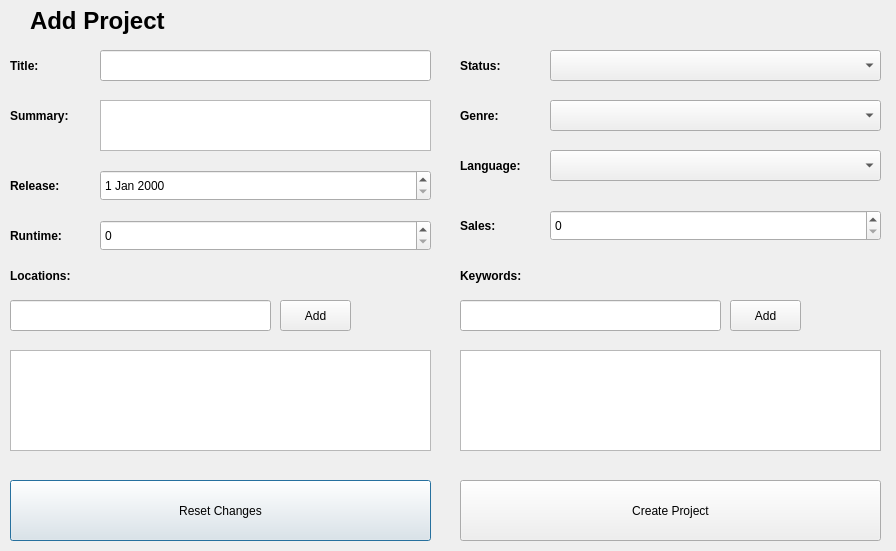
<?xml version="1.0" encoding="UTF-8"?>
<ui version="4.0">
 <class>NewProject</class>
 <widget class="QDialog" name="NewProject">
  <property name="geometry">
   <rect>
    <x>0</x>
    <y>0</y>
    <width>896</width>
    <height>551</height>
   </rect>
  </property>
  <property name="windowTitle">
   <string>Dialog</string>
  </property>
  <widget class="QComboBox" name="cbStatus_np">
   <property name="geometry">
    <rect>
     <x>550</x>
     <y>50</y>
     <width>331</width>
     <height>31</height>
    </rect>
   </property>
  </widget>
  <widget class="QTextEdit" name="txtSummary_np">
   <property name="geometry">
    <rect>
     <x>100</x>
     <y>100</y>
     <width>331</width>
     <height>51</height>
    </rect>
   </property>
  </widget>
  <widget class="QLabel" name="label">
   <property name="geometry">
    <rect>
     <x>30</x>
     <y>0</y>
     <width>391</width>
     <height>41</height>
    </rect>
   </property>
   <property name="font">
    <font>
     <pointsize>18</pointsize>
     <weight>75</weight>
     <bold>true</bold>
    </font>
   </property>
   <property name="text">
    <string>Add Project</string>
   </property>
  </widget>
  <widget class="QDateEdit" name="deRelease_np">
   <property name="geometry">
    <rect>
     <x>100</x>
     <y>170</y>
     <width>331</width>
     <height>31</height>
    </rect>
   </property>
  </widget>
  <widget class="QComboBox" name="cbLanguage_np">
   <property name="geometry">
    <rect>
     <x>550</x>
     <y>150</y>
     <width>331</width>
     <height>31</height>
    </rect>
   </property>
   <property name="currentText">
    <string/>
   </property>
  </widget>
  <widget class="QLabel" name="lblSales_np">
   <property name="geometry">
    <rect>
     <x>460</x>
     <y>210</y>
     <width>81</width>
     <height>31</height>
    </rect>
   </property>
   <property name="font">
    <font>
     <weight>75</weight>
     <bold>true</bold>
    </font>
   </property>
   <property name="text">
    <string>Sales:</string>
   </property>
  </widget>
  <widget class="QComboBox" name="cbGenre_np">
   <property name="geometry">
    <rect>
     <x>550</x>
     <y>100</y>
     <width>331</width>
     <height>31</height>
    </rect>
   </property>
  </widget>
  <widget class="QListWidget" name="lstLocations_np">
   <property name="geometry">
    <rect>
     <x>10</x>
     <y>350</y>
     <width>421</width>
     <height>101</height>
    </rect>
   </property>
  </widget>
  <widget class="QLineEdit" name="txtTitleProject_np">
   <property name="geometry">
    <rect>
     <x>100</x>
     <y>50</y>
     <width>331</width>
     <height>31</height>
    </rect>
   </property>
  </widget>
  <widget class="QLabel" name="lblStatus_np">
   <property name="geometry">
    <rect>
     <x>460</x>
     <y>50</y>
     <width>71</width>
     <height>31</height>
    </rect>
   </property>
   <property name="font">
    <font>
     <weight>75</weight>
     <bold>true</bold>
    </font>
   </property>
   <property name="text">
    <string>Status:</string>
   </property>
  </widget>
  <widget class="QLabel" name="lblLocations_np">
   <property name="geometry">
    <rect>
     <x>10</x>
     <y>260</y>
     <width>91</width>
     <height>31</height>
    </rect>
   </property>
   <property name="font">
    <font>
     <weight>75</weight>
     <bold>true</bold>
    </font>
   </property>
   <property name="text">
    <string>Locations:</string>
   </property>
  </widget>
  <widget class="QPushButton" name="cmdClear_np">
   <property name="geometry">
    <rect>
     <x>10</x>
     <y>480</y>
     <width>421</width>
     <height>61</height>
    </rect>
   </property>
   <property name="text">
    <string>Reset Changes</string>
   </property>
  </widget>
  <widget class="QLabel" name="lblLanguage_np">
   <property name="geometry">
    <rect>
     <x>460</x>
     <y>150</y>
     <width>81</width>
     <height>31</height>
    </rect>
   </property>
   <property name="font">
    <font>
     <weight>75</weight>
     <bold>true</bold>
    </font>
   </property>
   <property name="text">
    <string>Language:</string>
   </property>
  </widget>
  <widget class="QLabel" name="lblRelease_np">
   <property name="geometry">
    <rect>
     <x>10</x>
     <y>170</y>
     <width>91</width>
     <height>31</height>
    </rect>
   </property>
   <property name="font">
    <font>
     <weight>75</weight>
     <bold>true</bold>
    </font>
   </property>
   <property name="text">
    <string>Release:</string>
   </property>
  </widget>
  <widget class="QLabel" name="lblRuntime_np">
   <property name="geometry">
    <rect>
     <x>10</x>
     <y>220</y>
     <width>60</width>
     <height>31</height>
    </rect>
   </property>
   <property name="font">
    <font>
     <weight>75</weight>
     <bold>true</bold>
    </font>
   </property>
   <property name="text">
    <string>Runtime:</string>
   </property>
  </widget>
  <widget class="QSpinBox" name="sbRuntime_np">
   <property name="geometry">
    <rect>
     <x>100</x>
     <y>220</y>
     <width>331</width>
     <height>31</height>
    </rect>
   </property>
   <property name="maximum">
    <number>1000</number>
   </property>
  </widget>
  <widget class="QSpinBox" name="sbSales_np">
   <property name="geometry">
    <rect>
     <x>550</x>
     <y>210</y>
     <width>331</width>
     <height>31</height>
    </rect>
   </property>
   <property name="maximum">
    <number>999999999</number>
   </property>
   <property name="singleStep">
    <number>100</number>
   </property>
  </widget>
  <widget class="QLabel" name="lblGenre_np">
   <property name="geometry">
    <rect>
     <x>460</x>
     <y>100</y>
     <width>60</width>
     <height>31</height>
    </rect>
   </property>
   <property name="font">
    <font>
     <weight>75</weight>
     <bold>true</bold>
    </font>
   </property>
   <property name="text">
    <string>Genre:</string>
   </property>
  </widget>
  <widget class="QLineEdit" name="txtLocationAdd_np">
   <property name="geometry">
    <rect>
     <x>10</x>
     <y>300</y>
     <width>261</width>
     <height>31</height>
    </rect>
   </property>
  </widget>
  <widget class="QLineEdit" name="txtKeywordsAdd_np">
   <property name="geometry">
    <rect>
     <x>460</x>
     <y>300</y>
     <width>261</width>
     <height>31</height>
    </rect>
   </property>
  </widget>
  <widget class="QPushButton" name="NewProjectButton">
   <property name="geometry">
    <rect>
     <x>460</x>
     <y>480</y>
     <width>421</width>
     <height>61</height>
    </rect>
   </property>
   <property name="text">
    <string>Create Project</string>
   </property>
  </widget>
  <widget class="QPushButton" name="cmdLocationAdd_np">
   <property name="geometry">
    <rect>
     <x>280</x>
     <y>300</y>
     <width>71</width>
     <height>31</height>
    </rect>
   </property>
   <property name="text">
    <string>Add</string>
   </property>
  </widget>
  <widget class="QPushButton" name="cmdKeywordsAdd_np">
   <property name="geometry">
    <rect>
     <x>730</x>
     <y>300</y>
     <width>71</width>
     <height>31</height>
    </rect>
   </property>
   <property name="text">
    <string>Add</string>
   </property>
  </widget>
  <widget class="QListWidget" name="lstKeywords_np">
   <property name="geometry">
    <rect>
     <x>460</x>
     <y>350</y>
     <width>421</width>
     <height>101</height>
    </rect>
   </property>
  </widget>
  <widget class="QLabel" name="lblKeywords_np">
   <property name="geometry">
    <rect>
     <x>460</x>
     <y>260</y>
     <width>91</width>
     <height>31</height>
    </rect>
   </property>
   <property name="font">
    <font>
     <weight>75</weight>
     <bold>true</bold>
    </font>
   </property>
   <property name="text">
    <string>Keywords:</string>
   </property>
  </widget>
  <widget class="QLabel" name="lblSummary_np">
   <property name="geometry">
    <rect>
     <x>10</x>
     <y>100</y>
     <width>81</width>
     <height>31</height>
    </rect>
   </property>
   <property name="font">
    <font>
     <weight>75</weight>
     <bold>true</bold>
    </font>
   </property>
   <property name="text">
    <string>Summary:</string>
   </property>
  </widget>
  <widget class="QLabel" name="titleStar">
   <property name="geometry">
    <rect>
     <x>50</x>
     <y>50</y>
     <width>41</width>
     <height>31</height>
    </rect>
   </property>
   <property name="palette">
    <palette>
     <active>
      <colorrole role="WindowText">
       <brush brushstyle="SolidPattern">
        <color alpha="255">
         <red>253</red>
         <green>92</green>
         <blue>92</blue>
        </color>
       </brush>
      </colorrole>
      <colorrole role="Button">
       <brush brushstyle="SolidPattern">
        <color alpha="255">
         <red>233</red>
         <green>0</green>
         <blue>22</blue>
        </color>
       </brush>
      </colorrole>
      <colorrole role="Light">
       <brush brushstyle="SolidPattern">
        <color alpha="255">
         <red>255</red>
         <green>94</green>
         <blue>109</blue>
        </color>
       </brush>
      </colorrole>
      <colorrole role="Midlight">
       <brush brushstyle="SolidPattern">
        <color alpha="255">
         <red>244</red>
         <green>47</green>
         <blue>65</blue>
        </color>
       </brush>
      </colorrole>
      <colorrole role="Dark">
       <brush brushstyle="SolidPattern">
        <color alpha="255">
         <red>116</red>
         <green>0</green>
         <blue>11</blue>
        </color>
       </brush>
      </colorrole>
      <colorrole role="Mid">
       <brush brushstyle="SolidPattern">
        <color alpha="255">
         <red>155</red>
         <green>0</green>
         <blue>14</blue>
        </color>
       </brush>
      </colorrole>
      <colorrole role="Text">
       <brush brushstyle="SolidPattern">
        <color alpha="255">
         <red>0</red>
         <green>0</green>
         <blue>0</blue>
        </color>
       </brush>
      </colorrole>
      <colorrole role="BrightText">
       <brush brushstyle="SolidPattern">
        <color alpha="255">
         <red>255</red>
         <green>255</green>
         <blue>255</blue>
        </color>
       </brush>
      </colorrole>
      <colorrole role="ButtonText">
       <brush brushstyle="SolidPattern">
        <color alpha="255">
         <red>0</red>
         <green>0</green>
         <blue>0</blue>
        </color>
       </brush>
      </colorrole>
      <colorrole role="Base">
       <brush brushstyle="SolidPattern">
        <color alpha="255">
         <red>255</red>
         <green>255</green>
         <blue>255</blue>
        </color>
       </brush>
      </colorrole>
      <colorrole role="Window">
       <brush brushstyle="SolidPattern">
        <color alpha="255">
         <red>233</red>
         <green>0</green>
         <blue>22</blue>
        </color>
       </brush>
      </colorrole>
      <colorrole role="Shadow">
       <brush brushstyle="SolidPattern">
        <color alpha="255">
         <red>0</red>
         <green>0</green>
         <blue>0</blue>
        </color>
       </brush>
      </colorrole>
      <colorrole role="AlternateBase">
       <brush brushstyle="SolidPattern">
        <color alpha="255">
         <red>244</red>
         <green>127</green>
         <blue>138</blue>
        </color>
       </brush>
      </colorrole>
      <colorrole role="ToolTipBase">
       <brush brushstyle="SolidPattern">
        <color alpha="255">
         <red>255</red>
         <green>255</green>
         <blue>220</blue>
        </color>
       </brush>
      </colorrole>
      <colorrole role="ToolTipText">
       <brush brushstyle="SolidPattern">
        <color alpha="255">
         <red>0</red>
         <green>0</green>
         <blue>0</blue>
        </color>
       </brush>
      </colorrole>
      <colorrole role="PlaceholderText">
       <brush brushstyle="SolidPattern">
        <color alpha="128">
         <red>0</red>
         <green>0</green>
         <blue>0</blue>
        </color>
       </brush>
      </colorrole>
     </active>
     <inactive>
      <colorrole role="WindowText">
       <brush brushstyle="SolidPattern">
        <color alpha="255">
         <red>253</red>
         <green>92</green>
         <blue>92</blue>
        </color>
       </brush>
      </colorrole>
      <colorrole role="Button">
       <brush brushstyle="SolidPattern">
        <color alpha="255">
         <red>233</red>
         <green>0</green>
         <blue>22</blue>
        </color>
       </brush>
      </colorrole>
      <colorrole role="Light">
       <brush brushstyle="SolidPattern">
        <color alpha="255">
         <red>255</red>
         <green>94</green>
         <blue>109</blue>
        </color>
       </brush>
      </colorrole>
      <colorrole role="Midlight">
       <brush brushstyle="SolidPattern">
        <color alpha="255">
         <red>244</red>
         <green>47</green>
         <blue>65</blue>
        </color>
       </brush>
      </colorrole>
      <colorrole role="Dark">
       <brush brushstyle="SolidPattern">
        <color alpha="255">
         <red>116</red>
         <green>0</green>
         <blue>11</blue>
        </color>
       </brush>
      </colorrole>
      <colorrole role="Mid">
       <brush brushstyle="SolidPattern">
        <color alpha="255">
         <red>155</red>
         <green>0</green>
         <blue>14</blue>
        </color>
       </brush>
      </colorrole>
      <colorrole role="Text">
       <brush brushstyle="SolidPattern">
        <color alpha="255">
         <red>0</red>
         <green>0</green>
         <blue>0</blue>
        </color>
       </brush>
      </colorrole>
      <colorrole role="BrightText">
       <brush brushstyle="SolidPattern">
        <color alpha="255">
         <red>255</red>
         <green>255</green>
         <blue>255</blue>
        </color>
       </brush>
      </colorrole>
      <colorrole role="ButtonText">
       <brush brushstyle="SolidPattern">
        <color alpha="255">
         <red>0</red>
         <green>0</green>
         <blue>0</blue>
        </color>
       </brush>
      </colorrole>
      <colorrole role="Base">
       <brush brushstyle="SolidPattern">
        <color alpha="255">
         <red>255</red>
         <green>255</green>
         <blue>255</blue>
        </color>
       </brush>
      </colorrole>
      <colorrole role="Window">
       <brush brushstyle="SolidPattern">
        <color alpha="255">
         <red>233</red>
         <green>0</green>
         <blue>22</blue>
        </color>
       </brush>
      </colorrole>
      <colorrole role="Shadow">
       <brush brushstyle="SolidPattern">
        <color alpha="255">
         <red>0</red>
         <green>0</green>
         <blue>0</blue>
        </color>
       </brush>
      </colorrole>
      <colorrole role="AlternateBase">
       <brush brushstyle="SolidPattern">
        <color alpha="255">
         <red>244</red>
         <green>127</green>
         <blue>138</blue>
        </color>
       </brush>
      </colorrole>
      <colorrole role="ToolTipBase">
       <brush brushstyle="SolidPattern">
        <color alpha="255">
         <red>255</red>
         <green>255</green>
         <blue>220</blue>
        </color>
       </brush>
      </colorrole>
      <colorrole role="ToolTipText">
       <brush brushstyle="SolidPattern">
        <color alpha="255">
         <red>0</red>
         <green>0</green>
         <blue>0</blue>
        </color>
       </brush>
      </colorrole>
      <colorrole role="PlaceholderText">
       <brush brushstyle="SolidPattern">
        <color alpha="128">
         <red>0</red>
         <green>0</green>
         <blue>0</blue>
        </color>
       </brush>
      </colorrole>
     </inactive>
     <disabled>
      <colorrole role="WindowText">
       <brush brushstyle="SolidPattern">
        <color alpha="255">
         <red>116</red>
         <green>0</green>
         <blue>11</blue>
        </color>
       </brush>
      </colorrole>
      <colorrole role="Button">
       <brush brushstyle="SolidPattern">
        <color alpha="255">
         <red>233</red>
         <green>0</green>
         <blue>22</blue>
        </color>
       </brush>
      </colorrole>
      <colorrole role="Light">
       <brush brushstyle="SolidPattern">
        <color alpha="255">
         <red>255</red>
         <green>94</green>
         <blue>109</blue>
        </color>
       </brush>
      </colorrole>
      <colorrole role="Midlight">
       <brush brushstyle="SolidPattern">
        <color alpha="255">
         <red>244</red>
         <green>47</green>
         <blue>65</blue>
        </color>
       </brush>
      </colorrole>
      <colorrole role="Dark">
       <brush brushstyle="SolidPattern">
        <color alpha="255">
         <red>116</red>
         <green>0</green>
         <blue>11</blue>
        </color>
       </brush>
      </colorrole>
      <colorrole role="Mid">
       <brush brushstyle="SolidPattern">
        <color alpha="255">
         <red>155</red>
         <green>0</green>
         <blue>14</blue>
        </color>
       </brush>
      </colorrole>
      <colorrole role="Text">
       <brush brushstyle="SolidPattern">
        <color alpha="255">
         <red>116</red>
         <green>0</green>
         <blue>11</blue>
        </color>
       </brush>
      </colorrole>
      <colorrole role="BrightText">
       <brush brushstyle="SolidPattern">
        <color alpha="255">
         <red>255</red>
         <green>255</green>
         <blue>255</blue>
        </color>
       </brush>
      </colorrole>
      <colorrole role="ButtonText">
       <brush brushstyle="SolidPattern">
        <color alpha="255">
         <red>116</red>
         <green>0</green>
         <blue>11</blue>
        </color>
       </brush>
      </colorrole>
      <colorrole role="Base">
       <brush brushstyle="SolidPattern">
        <color alpha="255">
         <red>233</red>
         <green>0</green>
         <blue>22</blue>
        </color>
       </brush>
      </colorrole>
      <colorrole role="Window">
       <brush brushstyle="SolidPattern">
        <color alpha="255">
         <red>233</red>
         <green>0</green>
         <blue>22</blue>
        </color>
       </brush>
      </colorrole>
      <colorrole role="Shadow">
       <brush brushstyle="SolidPattern">
        <color alpha="255">
         <red>0</red>
         <green>0</green>
         <blue>0</blue>
        </color>
       </brush>
      </colorrole>
      <colorrole role="AlternateBase">
       <brush brushstyle="SolidPattern">
        <color alpha="255">
         <red>233</red>
         <green>0</green>
         <blue>22</blue>
        </color>
       </brush>
      </colorrole>
      <colorrole role="ToolTipBase">
       <brush brushstyle="SolidPattern">
        <color alpha="255">
         <red>255</red>
         <green>255</green>
         <blue>220</blue>
        </color>
       </brush>
      </colorrole>
      <colorrole role="ToolTipText">
       <brush brushstyle="SolidPattern">
        <color alpha="255">
         <red>0</red>
         <green>0</green>
         <blue>0</blue>
        </color>
       </brush>
      </colorrole>
      <colorrole role="PlaceholderText">
       <brush brushstyle="SolidPattern">
        <color alpha="128">
         <red>0</red>
         <green>0</green>
         <blue>0</blue>
        </color>
       </brush>
      </colorrole>
     </disabled>
    </palette>
   </property>
   <property name="text">
    <string/>
   </property>
  </widget>
  <widget class="QLabel" name="summaryStar">
   <property name="geometry">
    <rect>
     <x>80</x>
     <y>100</y>
     <width>41</width>
     <height>31</height>
    </rect>
   </property>
   <property name="palette">
    <palette>
     <active>
      <colorrole role="WindowText">
       <brush brushstyle="SolidPattern">
        <color alpha="255">
         <red>253</red>
         <green>92</green>
         <blue>92</blue>
        </color>
       </brush>
      </colorrole>
      <colorrole role="Button">
       <brush brushstyle="SolidPattern">
        <color alpha="255">
         <red>233</red>
         <green>0</green>
         <blue>22</blue>
        </color>
       </brush>
      </colorrole>
      <colorrole role="Light">
       <brush brushstyle="SolidPattern">
        <color alpha="255">
         <red>255</red>
         <green>94</green>
         <blue>109</blue>
        </color>
       </brush>
      </colorrole>
      <colorrole role="Midlight">
       <brush brushstyle="SolidPattern">
        <color alpha="255">
         <red>244</red>
         <green>47</green>
         <blue>65</blue>
        </color>
       </brush>
      </colorrole>
      <colorrole role="Dark">
       <brush brushstyle="SolidPattern">
        <color alpha="255">
         <red>116</red>
         <green>0</green>
         <blue>11</blue>
        </color>
       </brush>
      </colorrole>
      <colorrole role="Mid">
       <brush brushstyle="SolidPattern">
        <color alpha="255">
         <red>155</red>
         <green>0</green>
         <blue>14</blue>
        </color>
       </brush>
      </colorrole>
      <colorrole role="Text">
       <brush brushstyle="SolidPattern">
        <color alpha="255">
         <red>0</red>
         <green>0</green>
         <blue>0</blue>
        </color>
       </brush>
      </colorrole>
      <colorrole role="BrightText">
       <brush brushstyle="SolidPattern">
        <color alpha="255">
         <red>255</red>
         <green>255</green>
         <blue>255</blue>
        </color>
       </brush>
      </colorrole>
      <colorrole role="ButtonText">
       <brush brushstyle="SolidPattern">
        <color alpha="255">
         <red>0</red>
         <green>0</green>
         <blue>0</blue>
        </color>
       </brush>
      </colorrole>
      <colorrole role="Base">
       <brush brushstyle="SolidPattern">
        <color alpha="255">
         <red>255</red>
         <green>255</green>
         <blue>255</blue>
        </color>
       </brush>
      </colorrole>
      <colorrole role="Window">
       <brush brushstyle="SolidPattern">
        <color alpha="255">
         <red>233</red>
         <green>0</green>
         <blue>22</blue>
        </color>
       </brush>
      </colorrole>
      <colorrole role="Shadow">
       <brush brushstyle="SolidPattern">
        <color alpha="255">
         <red>0</red>
         <green>0</green>
         <blue>0</blue>
        </color>
       </brush>
      </colorrole>
      <colorrole role="AlternateBase">
       <brush brushstyle="SolidPattern">
        <color alpha="255">
         <red>244</red>
         <green>127</green>
         <blue>138</blue>
        </color>
       </brush>
      </colorrole>
      <colorrole role="ToolTipBase">
       <brush brushstyle="SolidPattern">
        <color alpha="255">
         <red>255</red>
         <green>255</green>
         <blue>220</blue>
        </color>
       </brush>
      </colorrole>
      <colorrole role="ToolTipText">
       <brush brushstyle="SolidPattern">
        <color alpha="255">
         <red>0</red>
         <green>0</green>
         <blue>0</blue>
        </color>
       </brush>
      </colorrole>
      <colorrole role="PlaceholderText">
       <brush brushstyle="SolidPattern">
        <color alpha="128">
         <red>0</red>
         <green>0</green>
         <blue>0</blue>
        </color>
       </brush>
      </colorrole>
     </active>
     <inactive>
      <colorrole role="WindowText">
       <brush brushstyle="SolidPattern">
        <color alpha="255">
         <red>253</red>
         <green>92</green>
         <blue>92</blue>
        </color>
       </brush>
      </colorrole>
      <colorrole role="Button">
       <brush brushstyle="SolidPattern">
        <color alpha="255">
         <red>233</red>
         <green>0</green>
         <blue>22</blue>
        </color>
       </brush>
      </colorrole>
      <colorrole role="Light">
       <brush brushstyle="SolidPattern">
        <color alpha="255">
         <red>255</red>
         <green>94</green>
         <blue>109</blue>
        </color>
       </brush>
      </colorrole>
      <colorrole role="Midlight">
       <brush brushstyle="SolidPattern">
        <color alpha="255">
         <red>244</red>
         <green>47</green>
         <blue>65</blue>
        </color>
       </brush>
      </colorrole>
      <colorrole role="Dark">
       <brush brushstyle="SolidPattern">
        <color alpha="255">
         <red>116</red>
         <green>0</green>
         <blue>11</blue>
        </color>
       </brush>
      </colorrole>
      <colorrole role="Mid">
       <brush brushstyle="SolidPattern">
        <color alpha="255">
         <red>155</red>
         <green>0</green>
         <blue>14</blue>
        </color>
       </brush>
      </colorrole>
      <colorrole role="Text">
       <brush brushstyle="SolidPattern">
        <color alpha="255">
         <red>0</red>
         <green>0</green>
         <blue>0</blue>
        </color>
       </brush>
      </colorrole>
      <colorrole role="BrightText">
       <brush brushstyle="SolidPattern">
        <color alpha="255">
         <red>255</red>
         <green>255</green>
         <blue>255</blue>
        </color>
       </brush>
      </colorrole>
      <colorrole role="ButtonText">
       <brush brushstyle="SolidPattern">
        <color alpha="255">
         <red>0</red>
         <green>0</green>
         <blue>0</blue>
        </color>
       </brush>
      </colorrole>
      <colorrole role="Base">
       <brush brushstyle="SolidPattern">
        <color alpha="255">
         <red>255</red>
         <green>255</green>
         <blue>255</blue>
        </color>
       </brush>
      </colorrole>
      <colorrole role="Window">
       <brush brushstyle="SolidPattern">
        <color alpha="255">
         <red>233</red>
         <green>0</green>
         <blue>22</blue>
        </color>
       </brush>
      </colorrole>
      <colorrole role="Shadow">
       <brush brushstyle="SolidPattern">
        <color alpha="255">
         <red>0</red>
         <green>0</green>
         <blue>0</blue>
        </color>
       </brush>
      </colorrole>
      <colorrole role="AlternateBase">
       <brush brushstyle="SolidPattern">
        <color alpha="255">
         <red>244</red>
         <green>127</green>
         <blue>138</blue>
        </color>
       </brush>
      </colorrole>
      <colorrole role="ToolTipBase">
       <brush brushstyle="SolidPattern">
        <color alpha="255">
         <red>255</red>
         <green>255</green>
         <blue>220</blue>
        </color>
       </brush>
      </colorrole>
      <colorrole role="ToolTipText">
       <brush brushstyle="SolidPattern">
        <color alpha="255">
         <red>0</red>
         <green>0</green>
         <blue>0</blue>
        </color>
       </brush>
      </colorrole>
      <colorrole role="PlaceholderText">
       <brush brushstyle="SolidPattern">
        <color alpha="128">
         <red>0</red>
         <green>0</green>
         <blue>0</blue>
        </color>
       </brush>
      </colorrole>
     </inactive>
     <disabled>
      <colorrole role="WindowText">
       <brush brushstyle="SolidPattern">
        <color alpha="255">
         <red>116</red>
         <green>0</green>
         <blue>11</blue>
        </color>
       </brush>
      </colorrole>
      <colorrole role="Button">
       <brush brushstyle="SolidPattern">
        <color alpha="255">
         <red>233</red>
         <green>0</green>
         <blue>22</blue>
        </color>
       </brush>
      </colorrole>
      <colorrole role="Light">
       <brush brushstyle="SolidPattern">
        <color alpha="255">
         <red>255</red>
         <green>94</green>
         <blue>109</blue>
        </color>
       </brush>
      </colorrole>
      <colorrole role="Midlight">
       <brush brushstyle="SolidPattern">
        <color alpha="255">
         <red>244</red>
         <green>47</green>
         <blue>65</blue>
        </color>
       </brush>
      </colorrole>
      <colorrole role="Dark">
       <brush brushstyle="SolidPattern">
        <color alpha="255">
         <red>116</red>
         <green>0</green>
         <blue>11</blue>
        </color>
       </brush>
      </colorrole>
      <colorrole role="Mid">
       <brush brushstyle="SolidPattern">
        <color alpha="255">
         <red>155</red>
         <green>0</green>
         <blue>14</blue>
        </color>
       </brush>
      </colorrole>
      <colorrole role="Text">
       <brush brushstyle="SolidPattern">
        <color alpha="255">
         <red>116</red>
         <green>0</green>
         <blue>11</blue>
        </color>
       </brush>
      </colorrole>
      <colorrole role="BrightText">
       <brush brushstyle="SolidPattern">
        <color alpha="255">
         <red>255</red>
         <green>255</green>
         <blue>255</blue>
        </color>
       </brush>
      </colorrole>
      <colorrole role="ButtonText">
       <brush brushstyle="SolidPattern">
        <color alpha="255">
         <red>116</red>
         <green>0</green>
         <blue>11</blue>
        </color>
       </brush>
      </colorrole>
      <colorrole role="Base">
       <brush brushstyle="SolidPattern">
        <color alpha="255">
         <red>233</red>
         <green>0</green>
         <blue>22</blue>
        </color>
       </brush>
      </colorrole>
      <colorrole role="Window">
       <brush brushstyle="SolidPattern">
        <color alpha="255">
         <red>233</red>
         <green>0</green>
         <blue>22</blue>
        </color>
       </brush>
      </colorrole>
      <colorrole role="Shadow">
       <brush brushstyle="SolidPattern">
        <color alpha="255">
         <red>0</red>
         <green>0</green>
         <blue>0</blue>
        </color>
       </brush>
      </colorrole>
      <colorrole role="AlternateBase">
       <brush brushstyle="SolidPattern">
        <color alpha="255">
         <red>233</red>
         <green>0</green>
         <blue>22</blue>
        </color>
       </brush>
      </colorrole>
      <colorrole role="ToolTipBase">
       <brush brushstyle="SolidPattern">
        <color alpha="255">
         <red>255</red>
         <green>255</green>
         <blue>220</blue>
        </color>
       </brush>
      </colorrole>
      <colorrole role="ToolTipText">
       <brush brushstyle="SolidPattern">
        <color alpha="255">
         <red>0</red>
         <green>0</green>
         <blue>0</blue>
        </color>
       </brush>
      </colorrole>
      <colorrole role="PlaceholderText">
       <brush brushstyle="SolidPattern">
        <color alpha="128">
         <red>0</red>
         <green>0</green>
         <blue>0</blue>
        </color>
       </brush>
      </colorrole>
     </disabled>
    </palette>
   </property>
   <property name="text">
    <string/>
   </property>
  </widget>
  <widget class="QLabel" name="summaryStar_2">
   <property name="geometry">
    <rect>
     <x>70</x>
     <y>170</y>
     <width>41</width>
     <height>31</height>
    </rect>
   </property>
   <property name="palette">
    <palette>
     <active>
      <colorrole role="WindowText">
       <brush brushstyle="SolidPattern">
        <color alpha="255">
         <red>253</red>
         <green>92</green>
         <blue>92</blue>
        </color>
       </brush>
      </colorrole>
      <colorrole role="Button">
       <brush brushstyle="SolidPattern">
        <color alpha="255">
         <red>233</red>
         <green>0</green>
         <blue>22</blue>
        </color>
       </brush>
      </colorrole>
      <colorrole role="Light">
       <brush brushstyle="SolidPattern">
        <color alpha="255">
         <red>255</red>
         <green>94</green>
         <blue>109</blue>
        </color>
       </brush>
      </colorrole>
      <colorrole role="Midlight">
       <brush brushstyle="SolidPattern">
        <color alpha="255">
         <red>244</red>
         <green>47</green>
         <blue>65</blue>
        </color>
       </brush>
      </colorrole>
      <colorrole role="Dark">
       <brush brushstyle="SolidPattern">
        <color alpha="255">
         <red>116</red>
         <green>0</green>
         <blue>11</blue>
        </color>
       </brush>
      </colorrole>
      <colorrole role="Mid">
       <brush brushstyle="SolidPattern">
        <color alpha="255">
         <red>155</red>
         <green>0</green>
         <blue>14</blue>
        </color>
       </brush>
      </colorrole>
      <colorrole role="Text">
       <brush brushstyle="SolidPattern">
        <color alpha="255">
         <red>0</red>
         <green>0</green>
         <blue>0</blue>
        </color>
       </brush>
      </colorrole>
      <colorrole role="BrightText">
       <brush brushstyle="SolidPattern">
        <color alpha="255">
         <red>255</red>
         <green>255</green>
         <blue>255</blue>
        </color>
       </brush>
      </colorrole>
      <colorrole role="ButtonText">
       <brush brushstyle="SolidPattern">
        <color alpha="255">
         <red>0</red>
         <green>0</green>
         <blue>0</blue>
        </color>
       </brush>
      </colorrole>
      <colorrole role="Base">
       <brush brushstyle="SolidPattern">
        <color alpha="255">
         <red>255</red>
         <green>255</green>
         <blue>255</blue>
        </color>
       </brush>
      </colorrole>
      <colorrole role="Window">
       <brush brushstyle="SolidPattern">
        <color alpha="255">
         <red>233</red>
         <green>0</green>
         <blue>22</blue>
        </color>
       </brush>
      </colorrole>
      <colorrole role="Shadow">
       <brush brushstyle="SolidPattern">
        <color alpha="255">
         <red>0</red>
         <green>0</green>
         <blue>0</blue>
        </color>
       </brush>
      </colorrole>
      <colorrole role="AlternateBase">
       <brush brushstyle="SolidPattern">
        <color alpha="255">
         <red>244</red>
         <green>127</green>
         <blue>138</blue>
        </color>
       </brush>
      </colorrole>
      <colorrole role="ToolTipBase">
       <brush brushstyle="SolidPattern">
        <color alpha="255">
         <red>255</red>
         <green>255</green>
         <blue>220</blue>
        </color>
       </brush>
      </colorrole>
      <colorrole role="ToolTipText">
       <brush brushstyle="SolidPattern">
        <color alpha="255">
         <red>0</red>
         <green>0</green>
         <blue>0</blue>
        </color>
       </brush>
      </colorrole>
      <colorrole role="PlaceholderText">
       <brush brushstyle="SolidPattern">
        <color alpha="128">
         <red>0</red>
         <green>0</green>
         <blue>0</blue>
        </color>
       </brush>
      </colorrole>
     </active>
     <inactive>
      <colorrole role="WindowText">
       <brush brushstyle="SolidPattern">
        <color alpha="255">
         <red>253</red>
         <green>92</green>
         <blue>92</blue>
        </color>
       </brush>
      </colorrole>
      <colorrole role="Button">
       <brush brushstyle="SolidPattern">
        <color alpha="255">
         <red>233</red>
         <green>0</green>
         <blue>22</blue>
        </color>
       </brush>
      </colorrole>
      <colorrole role="Light">
       <brush brushstyle="SolidPattern">
        <color alpha="255">
         <red>255</red>
         <green>94</green>
         <blue>109</blue>
        </color>
       </brush>
      </colorrole>
      <colorrole role="Midlight">
       <brush brushstyle="SolidPattern">
        <color alpha="255">
         <red>244</red>
         <green>47</green>
         <blue>65</blue>
        </color>
       </brush>
      </colorrole>
      <colorrole role="Dark">
       <brush brushstyle="SolidPattern">
        <color alpha="255">
         <red>116</red>
         <green>0</green>
         <blue>11</blue>
        </color>
       </brush>
      </colorrole>
      <colorrole role="Mid">
       <brush brushstyle="SolidPattern">
        <color alpha="255">
         <red>155</red>
         <green>0</green>
         <blue>14</blue>
        </color>
       </brush>
      </colorrole>
      <colorrole role="Text">
       <brush brushstyle="SolidPattern">
        <color alpha="255">
         <red>0</red>
         <green>0</green>
         <blue>0</blue>
        </color>
       </brush>
      </colorrole>
      <colorrole role="BrightText">
       <brush brushstyle="SolidPattern">
        <color alpha="255">
         <red>255</red>
         <green>255</green>
         <blue>255</blue>
        </color>
       </brush>
      </colorrole>
      <colorrole role="ButtonText">
       <brush brushstyle="SolidPattern">
        <color alpha="255">
         <red>0</red>
         <green>0</green>
         <blue>0</blue>
        </color>
       </brush>
      </colorrole>
      <colorrole role="Base">
       <brush brushstyle="SolidPattern">
        <color alpha="255">
         <red>255</red>
         <green>255</green>
         <blue>255</blue>
        </color>
       </brush>
      </colorrole>
      <colorrole role="Window">
       <brush brushstyle="SolidPattern">
        <color alpha="255">
         <red>233</red>
         <green>0</green>
         <blue>22</blue>
        </color>
       </brush>
      </colorrole>
      <colorrole role="Shadow">
       <brush brushstyle="SolidPattern">
        <color alpha="255">
         <red>0</red>
         <green>0</green>
         <blue>0</blue>
        </color>
       </brush>
      </colorrole>
      <colorrole role="AlternateBase">
       <brush brushstyle="SolidPattern">
        <color alpha="255">
         <red>244</red>
         <green>127</green>
         <blue>138</blue>
        </color>
       </brush>
      </colorrole>
      <colorrole role="ToolTipBase">
       <brush brushstyle="SolidPattern">
        <color alpha="255">
         <red>255</red>
         <green>255</green>
         <blue>220</blue>
        </color>
       </brush>
      </colorrole>
      <colorrole role="ToolTipText">
       <brush brushstyle="SolidPattern">
        <color alpha="255">
         <red>0</red>
         <green>0</green>
         <blue>0</blue>
        </color>
       </brush>
      </colorrole>
      <colorrole role="PlaceholderText">
       <brush brushstyle="SolidPattern">
        <color alpha="128">
         <red>0</red>
         <green>0</green>
         <blue>0</blue>
        </color>
       </brush>
      </colorrole>
     </inactive>
     <disabled>
      <colorrole role="WindowText">
       <brush brushstyle="SolidPattern">
        <color alpha="255">
         <red>116</red>
         <green>0</green>
         <blue>11</blue>
        </color>
       </brush>
      </colorrole>
      <colorrole role="Button">
       <brush brushstyle="SolidPattern">
        <color alpha="255">
         <red>233</red>
         <green>0</green>
         <blue>22</blue>
        </color>
       </brush>
      </colorrole>
      <colorrole role="Light">
       <brush brushstyle="SolidPattern">
        <color alpha="255">
         <red>255</red>
         <green>94</green>
         <blue>109</blue>
        </color>
       </brush>
      </colorrole>
      <colorrole role="Midlight">
       <brush brushstyle="SolidPattern">
        <color alpha="255">
         <red>244</red>
         <green>47</green>
         <blue>65</blue>
        </color>
       </brush>
      </colorrole>
      <colorrole role="Dark">
       <brush brushstyle="SolidPattern">
        <color alpha="255">
         <red>116</red>
         <green>0</green>
         <blue>11</blue>
        </color>
       </brush>
      </colorrole>
      <colorrole role="Mid">
       <brush brushstyle="SolidPattern">
        <color alpha="255">
         <red>155</red>
         <green>0</green>
         <blue>14</blue>
        </color>
       </brush>
      </colorrole>
      <colorrole role="Text">
       <brush brushstyle="SolidPattern">
        <color alpha="255">
         <red>116</red>
         <green>0</green>
         <blue>11</blue>
        </color>
       </brush>
      </colorrole>
      <colorrole role="BrightText">
       <brush brushstyle="SolidPattern">
        <color alpha="255">
         <red>255</red>
         <green>255</green>
         <blue>255</blue>
        </color>
       </brush>
      </colorrole>
      <colorrole role="ButtonText">
       <brush brushstyle="SolidPattern">
        <color alpha="255">
         <red>116</red>
         <green>0</green>
         <blue>11</blue>
        </color>
       </brush>
      </colorrole>
      <colorrole role="Base">
       <brush brushstyle="SolidPattern">
        <color alpha="255">
         <red>233</red>
         <green>0</green>
         <blue>22</blue>
        </color>
       </brush>
      </colorrole>
      <colorrole role="Window">
       <brush brushstyle="SolidPattern">
        <color alpha="255">
         <red>233</red>
         <green>0</green>
         <blue>22</blue>
        </color>
       </brush>
      </colorrole>
      <colorrole role="Shadow">
       <brush brushstyle="SolidPattern">
        <color alpha="255">
         <red>0</red>
         <green>0</green>
         <blue>0</blue>
        </color>
       </brush>
      </colorrole>
      <colorrole role="AlternateBase">
       <brush brushstyle="SolidPattern">
        <color alpha="255">
         <red>233</red>
         <green>0</green>
         <blue>22</blue>
        </color>
       </brush>
      </colorrole>
      <colorrole role="ToolTipBase">
       <brush brushstyle="SolidPattern">
        <color alpha="255">
         <red>255</red>
         <green>255</green>
         <blue>220</blue>
        </color>
       </brush>
      </colorrole>
      <colorrole role="ToolTipText">
       <brush brushstyle="SolidPattern">
        <color alpha="255">
         <red>0</red>
         <green>0</green>
         <blue>0</blue>
        </color>
       </brush>
      </colorrole>
      <colorrole role="PlaceholderText">
       <brush brushstyle="SolidPattern">
        <color alpha="128">
         <red>0</red>
         <green>0</green>
         <blue>0</blue>
        </color>
       </brush>
      </colorrole>
     </disabled>
    </palette>
   </property>
   <property name="text">
    <string/>
   </property>
  </widget>
  <widget class="QLabel" name="lblTitleProjects_np">
   <property name="geometry">
    <rect>
     <x>10</x>
     <y>50</y>
     <width>41</width>
     <height>31</height>
    </rect>
   </property>
   <property name="font">
    <font>
     <weight>75</weight>
     <bold>true</bold>
    </font>
   </property>
   <property name="text">
    <string>Title:</string>
   </property>
  </widget>
 </widget>
 <resources/>
 <connections/>
</ui>
